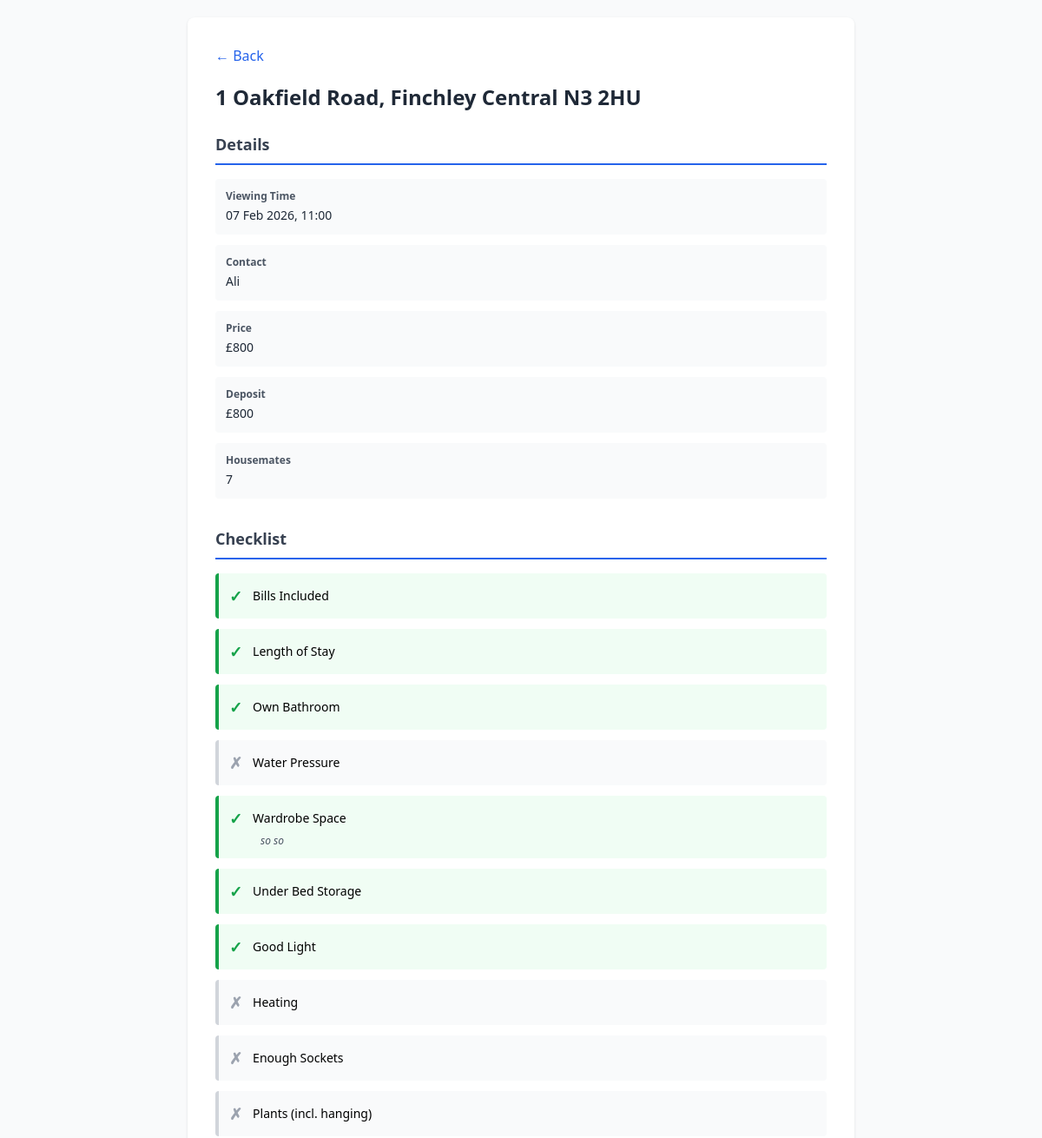
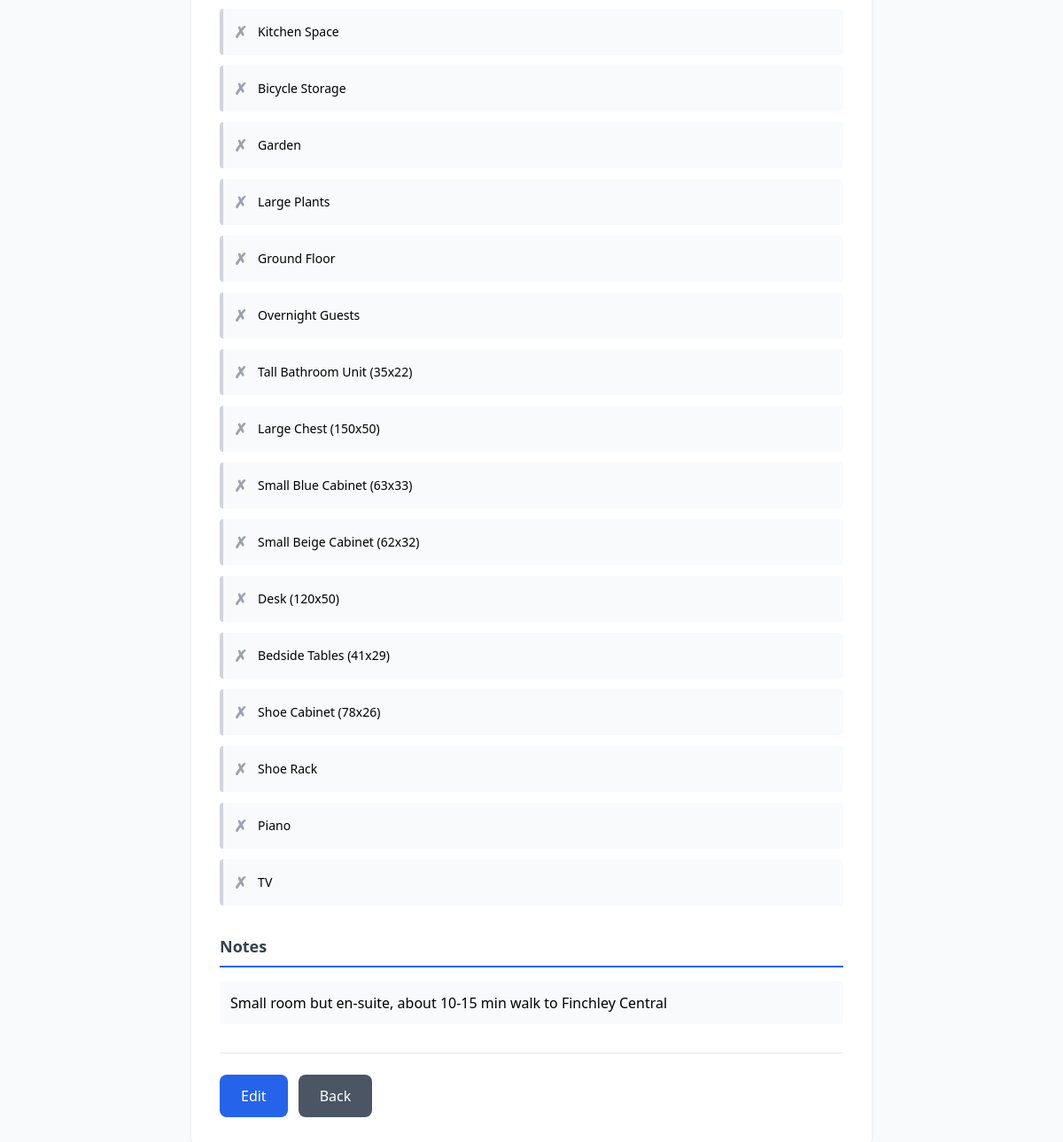
Page /view/6 (signed in) on the committed database (2 pictures, top to bottom).
### tables this page shows
CREATE TABLE viewings (
            id INTEGER PRIMARY KEY AUTOINCREMENT,
            address TEXT NOT NULL,
            viewing_time TEXT,
            contact_name TEXT,
            checklist_data TEXT NOT NULL,
            created_at TIMESTAMP DEFAULT CURRENT_TIMESTAMP
        , user_id INTEGER);

### app.py (the view)
@app.route('/view/<int:viewing_id>')
@login_required
def view_viewing(viewing_id):
    db = get_db()
    viewing = db.execute('SELECT * FROM viewings WHERE id = ? AND user_id = ?', (viewing_id, session['user_id'])).fetchone()
    db.close()
    if viewing:
        checklist_data = json.loads(viewing['checklist_data'])
        return render_template('view_checklist.html', viewing=viewing, checklist_data=checklist_data)
    return redirect(url_for('index'))

### app.py (called while the page is built)
@app.template_filter('format_datetime')
def format_datetime_filter(s):
    if not s:
        return ''
    try:
        dt = datetime.fromisoformat(s.replace('Z', '+00:00'))
        return dt.strftime('%d %b %Y, %H:%M')
    except:
        return s

def login_required(f):
    @wraps(f)
    def decorated_function(*args, **kwargs):
        if 'user_id' not in session:
            return redirect(url_for('login'))
        return f(*args, **kwargs)
    return decorated_function

def get_db():
    db = sqlite3.connect(app.config['DATABASE'])
    db.row_factory = sqlite3.Row
    return db

### templates/view_checklist.html (shortened to what this page needs)
<!DOCTYPE html>
<html>
<head>
    <script src="https://cdn.tailwindcss.com"></script>
</head>
<body class="bg-gray-50 p-5">
    <div class="max-w-3xl mx-auto bg-white p-8 rounded-lg shadow">
        <a href="/" class="text-blue-600 hover:underline mb-5 inline-block">← Back</a>
        <h1 class="text-2xl font-bold text-gray-800 mb-6">{{ viewing.address }}</h1>
        <div class="mb-8">
            <h2 class="text-lg font-semibold text-gray-700 mb-4 pb-2 border-b-2 border-blue-600">Details</h2>
            {% if viewing.viewing_time %}
            <div class="p-3 bg-gray-50 rounded mb-3">
                <div class="text-xs font-semibold text-gray-600">Viewing Time</div>
                <div class="text-sm text-gray-800 mt-1">{{ viewing.viewing_time|format_datetime }}</div>
            </div>
            {% endif %}
            {% if viewing.contact_name %}
            <div class="p-3 bg-gray-50 rounded mb-3">
                <div class="text-xs font-semibold text-gray-600">Contact</div>
                <div class="text-sm text-gray-800 mt-1">{{ viewing.contact_name }}</div>
            </div>
            {% endif %}
            {% if checklist_data.price %}
            <div class="p-3 bg-gray-50 rounded mb-3">
                <div class="text-xs font-semibold text-gray-600">Price</div>
                <div class="text-sm text-gray-800 mt-1">
                    {% if checklist_data.price_currency == 'USD' %}${% elif checklist_data.price_currency == 'EUR' %}€{% else %}£{% endif %}{{ checklist_data.price }}
                </div>
            </div>
            {% endif %}
            {% if checklist_data.deposit %}
            <div class="p-3 bg-gray-50 rounded mb-3">
                <div class="text-xs font-semibold text-gray-600">Deposit</div>
                <div class="text-sm text-gray-800 mt-1">
                    {% if checklist_data.deposit_currency == 'USD' %}${% elif checklist_data.deposit_currency == 'EUR' %}€{% else %}£{% endif %}{{ checklist_data.deposit }}
                </div>
            </div>
            {% endif %}
            {% if checklist_data.total_housemates %}
            <div class="p-3 bg-gray-50 rounded mb-3">
                <div class="text-xs font-semibold text-gray-600">Housemates</div>
                <div class="text-sm text-gray-800 mt-1">{{ checklist_data.total_housemates }}</div>
            </div>
            {% endif %}
        </div>
        {% if checklist_data.properties %}
        <div class="mb-8">
            <h2 class="text-lg font-semibold text-gray-700 mb-4 pb-2 border-b-2 border-blue-600">Checklist</h2>
            {% for prop in checklist_data.properties %}
            <div class="p-3 rounded mb-3 border-l-4 {% if prop.checked %}bg-green-50 border-green-600{% else %}bg-gray-50 border-gray-300{% endif %}">
                <div class="flex items-center">
                    <span class="{% if prop.checked %}text-green-600{% else %}text-gray-400{% endif %} font-bold text-lg mr-3">{% if prop.checked %}✓{% else %}✗{% endif %}</span>
                    <span class="text-sm font-medium">{{ prop.label }}</span>
                </div>
                {% if prop.note %}
                <div class="ml-9 text-xs text-gray-600 italic mt-1">{{ prop.note }}</div>
                {% endif %}
            </div>
            {% endfor %}
        </div>
        {% endif %}
        <div class="mb-8">
            <h2 class="text-lg font-semibold text-gray-700 mb-4 pb-2 border-b-2 border-blue-600">Notes</h2>
            {% if checklist_data.notes %}
            <div class="p-3 bg-gray-50 rounded">{{ checklist_data.notes }}</div>
            {% else %}<div class="p-3 bg-gray-50 rounded">No notes currently</div>
            {% endif %}
        </div>
        <div class="pt-6 border-t flex gap-3">
            <a href="/edit/{{ viewing.id }}" class="px-6 py-3 bg-blue-600 text-white rounded-lg hover:bg-blue-700">Edit</a>
            <a href="/" class="px-6 py-3 bg-gray-600 text-white rounded-lg hover:bg-gray-700">Back</a>
        </div>
    </div>
</body>
</html>

### rows in the picture
viewings: address "1 Oakfield Road, Finchley Central N3 2HU", viewing_time "07 Feb 2026, 11:00", contact_name "Ali"

### other values in the picture
{{ checklist_data.price }} "800"
{{ checklist_data.deposit }} "800"
{{ checklist_data.total_housemates }} "7"
{{ prop.label }} "Bills Included" "Length of Stay" "Own Bathroom" "Water Pressure" "Wardrobe Space" "Under Bed Storage" "Good Light" "Heating" "Enough Sockets" "Plants (incl. hanging)" "Kitchen Space" "Bicycle Storage" "Garden" "Large Plants" "Ground Floor" "Overnight Guests" "Tall Bathroom Unit (35x22)" "Large Chest (150x50)" "Small Blue Cabinet (63x33)" "Small Beige Cabinet (62x32)" "Desk (120x50)" "Bedside Tables (41x29)" "Shoe Cabinet (78x26)" "Shoe Rack" "Piano" "TV"
{{ prop.note }} "so so"
{{ checklist_data.notes }} "Small room but en-suite, about 10-15 min walk to Finchley Central"
